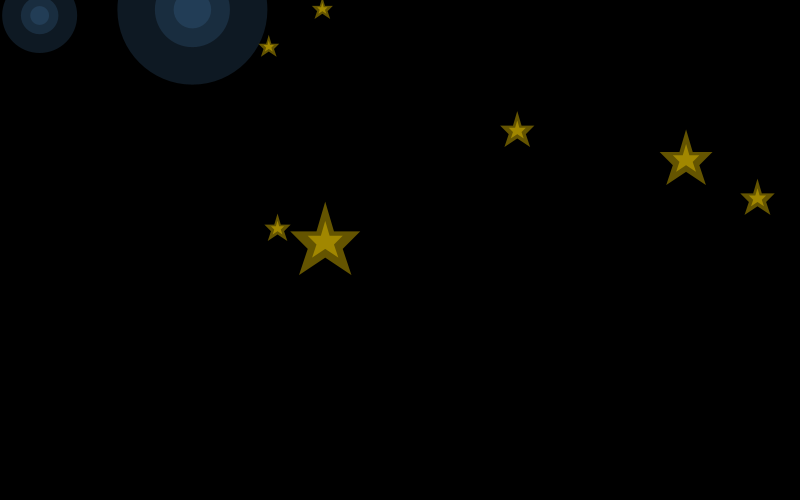
Frame 1 (no input)
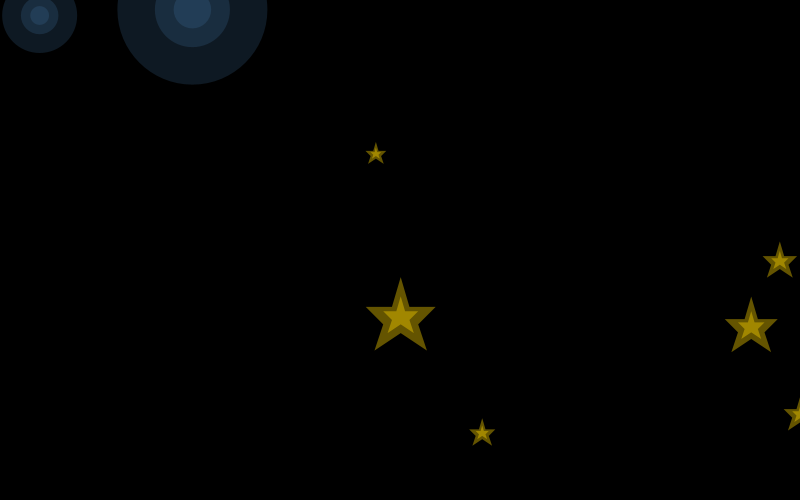
Frame 60 (the mouse pressed at the canvas centre just before this capture)
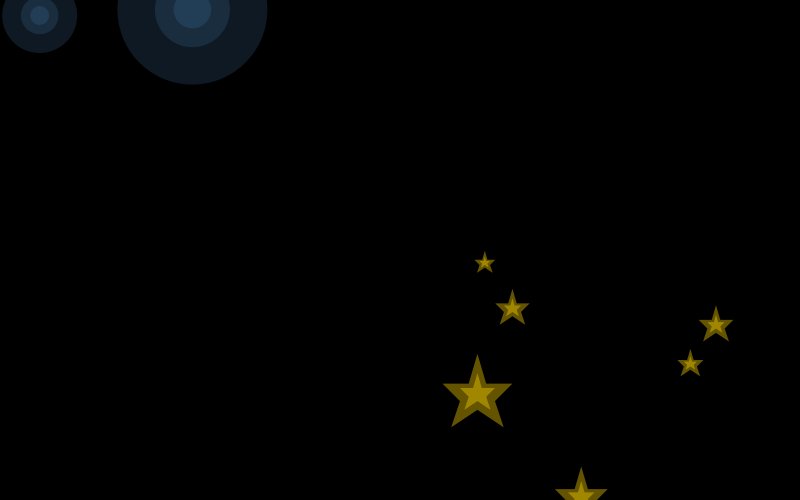
Frame 120 (the mouse held since frame 60 and released just before this capture)

The Processing sketch that drew these frames (run headless with seeded random() and noise(); from frame 60 on, the mouse is pressed at the canvas centre):

// Processing sketch: processing_141669
// ── processing_141669.pde

//Jenny McCarthy HW 9: Dumb Agents, hard coding (3/27/14)

Stars stars1; //declare star objects
Stars stars2;
Stars stars3;
Stars stars4;
Stars stars5;
Stars stars6; 
Obstacle ob1; //declare obstacle objects
Obstacle ob2;


void setup(){
  size(800,500);
  smooth();
  frameRate(20);
  stars1 = new Stars(); //initialize star objects
  stars2 = new Stars();
  stars3 = new Stars();
  stars4 = new Stars();
  stars5 = new Stars();
  stars6 = new Stars(); 
  ob1 = new Obstacle(75); //initialize obstacle objects
  ob2 = new Obstacle(150);
}

void draw(){
  background(0);
  stars1.display(); //diplay and move star objects
  stars1.move();
  stars2.display();
  stars2.move();
  stars3.display();
  stars3.move();
  stars4.display();
  stars4.move();
  stars5.display();
  stars5.move();
  stars6.display();
  stars6.move();
  ob1.display(); //display obstacle objects
  ob2.display();
  
  if (stars1.collide(stars2)){ //if star1 collides with star2, call coll function
    stars1.coll();
    stars2.coll();
  }
  if (stars1.collide(stars3)){ //if star1 collides with star3, call coll function
    stars1.coll();
    stars3.coll();
  }
  if (stars1.collide(stars4)){ //if star1 collides with star4, call coll function
    stars1.coll();
    stars4.coll();
  }
  if (stars1.collide(stars5)){ //if star1 collides with star5, call coll function
    stars1.coll();
    stars5.coll();
  }
  if (stars1.collide(stars6)){ //if star1 collides with star6, call coll function
    stars1.coll();
    stars6.coll();
  }
  if (stars2.collide(stars3)){ //if star2 collides with star3, call coll function
    stars2.coll();
    stars3.coll();
  }
  if (stars2.collide(stars4)){ //if star2 collides with star4, call coll function
    stars2.coll();
    stars4.coll();
  }
  if (stars2.collide(stars5)){ //if star2 collides with star5, call coll function
    stars2.coll();
    stars5.coll();
  }
  if (stars2.collide(stars6)){ //if star2 collides with star6, call coll function
    stars2.coll();
    stars6.coll();
  }
  if (stars3.collide(stars4)){ //if star3 collides with star4, call coll function
    stars3.coll();
    stars4.coll();
  }
  if (stars3.collide(stars5)){ //if star3 collides with star5, call coll function
    stars3.coll();
    stars5.coll();
  }
  if (stars3.collide(stars6)){ //if star3 collides with star6, call coll function
    stars3.coll(); 
    stars6.coll();
  }
  if (stars4.collide(stars5)){ //if star4 collides with star5, call coll function
    stars4.coll();
    stars5.coll();
  }
  if (stars4.collide(stars6)){ //if star4 collides with star6, call coll function
    stars4.coll();
    stars6.coll();
  }
  if (stars5.collide(stars6)){ //if star5 collides with star6, call coll function
    stars5.coll();
    stars6.coll();
  }
  if (ob1.intersect(stars1)){ //if star1 intersects obstacle1, call inter function
    stars1.inter();
  }
  if (ob1.intersect(stars2)){ //if star2 intersects obstacle1, call inter function
    stars2.inter();
  }
  if (ob1.intersect(stars3)){ //if star3 intersects obstacle1, call inter function
    stars3.inter();
  }
  if (ob1.intersect(stars4)){ //if star4 intersects obstacle1, call inter function
    stars4.inter();
  }
  if (ob1.intersect(stars5)){ //if star5 intersects obstacle1, call inter function
    stars5.inter();
  }
  if (ob1.intersect(stars6)){ //if star6 intersects obstacle1, call inter function
    stars6.inter();
  }
  if (ob2.intersect(stars1)){ //if star1 intersects obstacle2, call inter function
    stars1.inter();
  }
  if (ob2.intersect(stars2)){ //if star2 intersects obstacle2, call inter function
    stars2.inter();
  }
  if (ob2.intersect(stars3)){ //if star3 intersects obstacle2, call inter function
    stars3.inter();
  }
  if (ob2.intersect(stars4)){ //if star4 intersects obstacle2, call inter function
    stars4.inter();
  }
  if (ob2.intersect(stars5)){ //if star5 intersects obstacle2, call inter function
    stars5.inter();
  }
  if (ob2.intersect(stars6)){ //if star6 intersects obstacle2, call inter function
    stars6.inter();
  }
  
  
  if (keyPressed){
    if (key=='r' || key=='R'){
      setup();
    } // press r to reset
  }
}
class Obstacle {
  float x,y; //x,y position
  color col; //color of obstacle
  float oSize; //size of obstacle
  
  Obstacle (float obSize){
    oSize = obSize;
    col = color(70,130,180); //steel blue - from the RGB Color Codes Chart
    x = random(width); //random x position
    y = random(height); //random y position
  }
  
  void display(){
    noStroke();
    fill(col,50); //fills color col with 50 opacity
    ellipse(x,y,oSize,oSize);
    ellipse(x,y,oSize/2,oSize/2);
    ellipse(x,y,oSize/4,oSize/4);
  }
  boolean intersect(Stars s){
    float d = dist(x,y,s.xpos,s.ypos);
    if (d < oSize){ //if d is less than the size of obstacle, then boolean returns true
      return true;
    } else { //if d is not less than the size of obstacle, then boolean returns false
      return false;
    }  
  }
}
class Stars {
  float xpos; //x position
  float ypos; //y postion 
  float speed; //speed of stars
  float size; //size of stars
  int xdirection = 1; //left-right
  int ydirection = 1; //top-bottom
  color c = color(255,215,0); //gold - from the RGB Color Codes Chart
  
  Stars(){
    xpos = random(width); //stars start at a random x postion
    ypos = random(height); //stars start at a random y postion
    speed = random(1,5); //random speed
    size = random(.5,2); //random size 
  }
  
  void drawStars(float x,float y){
    noStroke();
    fill(c,100); //fills color c, opacity 100
    
    beginShape(); //outer star
    vertex(x,y-22*size); //1st point (top, going clockwise to next point)
    vertex(x+5*size,y-5*size);
    vertex(x+20*size,y-5*size); //2nd point
    vertex(x+10*size,y+5*size);
    vertex(x+15*size,y+20*size); //3rd point
    vertex(x,y+10*size);
    vertex(x-15*size,y+20*size); //4th point
    vertex(x-10*size,y+5*size);
    vertex(x-20*size,y-5*size); //5th point
    vertex(x-5*size,y-5*size);
    endShape(CLOSE);
    
    beginShape(); //inner star
    vertex(x,y-11*size); //1st point (top, going clockwise to next point)
    vertex(x+2.5*size,y-2.5*size);
    vertex(x+10*size,y-2.5*size); //2nd point
    vertex(x+5*size,y+2.5*size);
    vertex(x+7.5*size,y+10*size); //3rd point
    vertex(x,y+5*size);
    vertex(x-7.5*size,y+10*size); //4th point
    vertex(x-5*size,y+2.5*size);
    vertex(x-10*size,y-2.5*size); //5th point
    vertex(x-2.5*size,y-2.5*size);
    endShape(CLOSE);
  }
  
  void display(){
    drawStars(xpos,ypos); //draws stars at x,y
  }
  
  void move(){ //based off of the bouncing ball example from processing.org by Ben Fry and Casey Reas
    xpos = xpos + (speed * xdirection);
    ypos = ypos + (speed * ydirection);
    
    if (xpos > width || xpos < 0){ //if xpos is less than 0 or more than the width, then reverse the direction
      xdirection *= -1;
    }
    if (ypos > height || ypos < 0){ //if ypos is less than 0 or more than the height, then reverse the direction
      ydirection *= -1;
    }
  }  
  
  void coll(){
    println("Good Morning Starshine! The Earth says Hello!"); //prints when stars collide, quote comes from the song "Good Morning Starshine" from the musical, Hair
  }

  void inter(){
    println("You're a Shining Star!"); //prints when stars and obstacles intersect
    drawStars(xpos+(random(-100,100)),ypos+(random(-100,100))); //if stars collide w/ obstacle, stars multiply
  }
  
   boolean collide(Stars s0){
    float dis = dist(xpos,ypos,s0.xpos,s0.ypos);
    if (dis < size*30){ //if d is less than size*30, then boolean returns true
      return true;
    } else { //if d is not less than size*30, then boolean returns false
      return false;
    }  
  }
}
